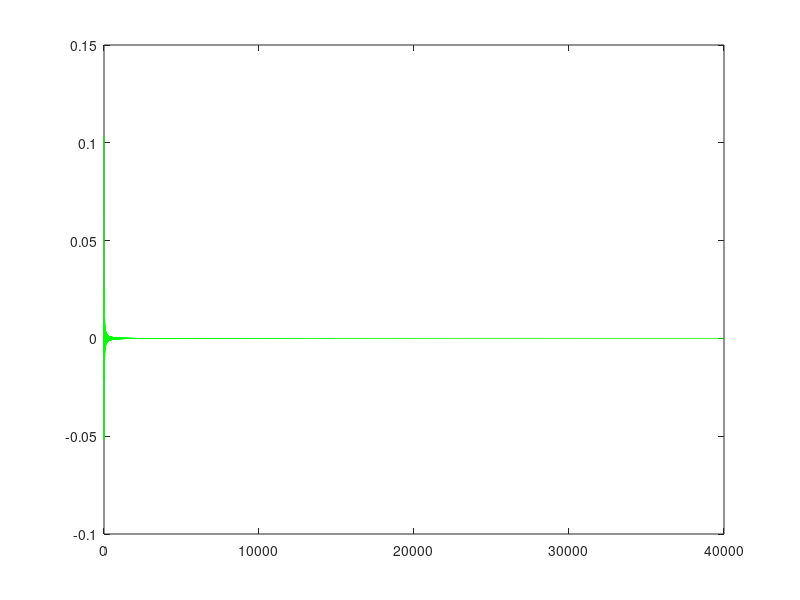

MATLAB code for this plot:
clc
clear all

T1 = 4;
n = 1:10000;
t = n.*T1;
X1= sinc((n.*T1)./6);
x_t = zeros(1, length(t));
for ii = 1:length(t)
    x_t(ii) = sum(X1.*(sinc(t(ii)-n.*T1)/T1));
end
figure()
plot(t, x_t, 'g')
